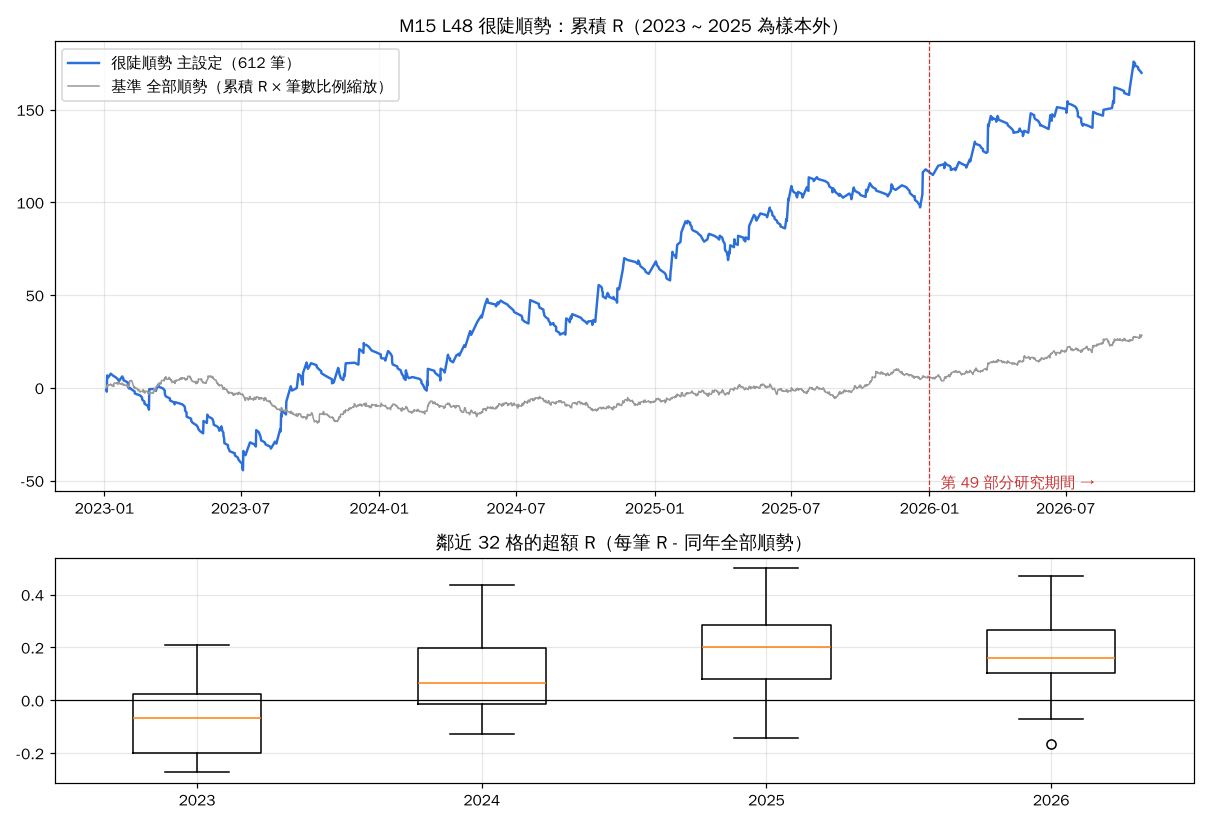

Write Python code to recreate this figure.
"""第五十部分：很陡順勢的樣本外驗證（2023 ~ 2025），參數完全不改。

資料：data/XAUUSD_M15_2023_2026.csv（M15，2023/1/3 ~ 2026/10/9；和 M1 重採樣的 2026 重疊部分收盤完全一致）。
第 49 部分全部只用 2026/1 ~ 10 → 2023、2024、2025 是沒看過的資料。
事先固定要驗證的東西
  主設定（49j）：L48、EWMA z(cosθ) W=1000 ≤ −2、順勢、1.5 ATR 停損、48 根出場
  鄰近 32 格（49j）：L 48/56/64/96 × SMA/EWMA × W 500/1000 × 門檻 −1.5/−2
  對照：μ|a|（49e：SMA W500 L48 ≤ −2）、滑（49f：SMA W500 L48 z(ln μ) ≤ −1）
  基準：同 L 每根都順勢、同樣出場
z 在整段資料上連續計算，交易依進場年份分組。
"""
import numpy as np
import pandas as pd
from load import load
from part49_friction import features, tst
from part49e_mua_detail import backtest
from part49g_zwin_m5 import z_sma, z_ewm

PATH = "data/XAUUSD_M15_2023_2026.csv"
YEARS = [2023, 2024, 2025, 2026]


def summ(T):
    if len(T) < 5:
        return dict(n=len(T))
    m, t, _ = tst(T.R.to_numpy())
    p = T.pnl
    eq = p.cumsum()
    dd = (eq - np.maximum.accumulate(np.maximum(eq, 0))).min()
    return dict(n=len(T), R=m, t=t, win=(p > 0).mean(), pf=p[p > 0].sum() / -p[p < 0].sum(), usd=p.mean(),
                tot=p.sum(), dd=dd, top10=p.nlargest(10).sum() / p.sum() if p.sum() > 0 else np.nan)


def fmt(s, base=None):
    if "R" not in s:
        return f"n={s['n']:3d}"
    ex = f" 超{s['R'] - base:+.2f}" if base is not None else ""
    return (f"n={s['n']:3d} 勝{s['win']:.0%} {s['R']:+.3f}R(t={s['t']:+.1f}){ex} PF{s['pf']:.2f} "
            f"每筆{s['usd']:+6.2f} 總{s['tot']:+6.0f} DD{s['dd']:5.0f}")


def by_year(T):
    return {y: T[T.entry_time.dt.year == y] for y in YEARS} | {"23-25": T[T.entry_time.dt.year <= 2025]}


def main():
    df = load(PATH)
    out = ["第五十部分：很陡順勢 樣本外驗證（參數不改）", f"資料 {df.index.min()} ~ {df.index.max()}，{len(df)} 根 M15", ""]
    Fs, bases, basesT = {}, {}, {}
    for L in (48, 56, 64, 96):
        F = features(df, L)
        Fs[L] = F
        valid = F.a.notna() & F.atr.notna() & (F.dir.fillna(0) != 0)
        B = backtest(df, F, valid, L)
        basesT[L] = B
        bases[L] = {k: (v.R.mean() if len(v) else np.nan) for k, v in by_year(B).items()}

    def run(L, x, zf, w, thr):
        F = Fs[L]
        valid = F.a.notna() & F.atr.notna() & (F.dir.fillna(0) != 0)
        return backtest(df, F, valid & (zf(x, w) <= thr), L)

    F = Fs[48]
    main_T = run(48, F.cos, z_ewm, 1000, -2.0)
    main_T.to_csv("part50_trades_main.csv", index=False, float_format="%.4f")
    rules = {
        "主設定 很陡 EWMA W1000 ≤−2": main_T,
        "很陡 SMA W500 ≤−2（49 最好那格）": run(48, F.cos, z_sma, 500, -2.0),
        "μ|a| SMA W500 ≤−2（49e t=3.0）": run(48, np.log(F.mu) + np.log(F.a.abs().clip(lower=1e-6)), z_sma, 500, -2.0),
        "滑 z(ln μ) SMA W500 ≤−1（49f）": run(48, np.log(F.mu), z_sma, 500, -1.0),
    }
    out.append("===== 各規則逐年（L48；超額 = 每筆 R − 同年基準）=====")
    out.append("基準 全部順勢 L48：")
    for k, v in by_year(basesT[48]).items():
        out.append(f"  {k}: {fmt(summ(v))}")
    for name, T in rules.items():
        out.append(f"{name}：")
        for k, v in by_year(T).items():
            out.append(f"  {k}: {fmt(summ(v), bases[48][k])}")
    out.append("")

    # 鄰近 32 格
    rows = []
    for L in (48, 56, 64, 96):
        x = Fs[L].cos
        for zn, zf in (("EWMA", z_ewm), ("SMA", z_sma)):
            for w in (500, 1000):
                for thr in (-1.5, -2.0):
                    T = run(L, x, zf, w, thr)
                    for k, v in by_year(T).items():
                        s = summ(v)
                        if "R" in s:
                            rows.append(dict(L=L, z=zn, W=w, thr=thr, per=k, n=s["n"], R=s["R"], ex=s["R"] - bases[L][k],
                                             pf=s["pf"], tot=s["tot"]))
    G = pd.DataFrame(rows)
    G.to_csv("part50_grid.csv", index=False, float_format="%.4f")
    out.append("===== 鄰近 32 格（很陡）逐年彙總 =====")
    agg = G.groupby("per").agg(格數=("R", "size"), R正比例=("R", lambda v: (v > 0).mean()), 平均R=("R", "mean"),
                               超額正比例=("ex", lambda v: (v > 0).mean()), 平均超額=("ex", "mean"),
                               最差超額=("ex", "min"), PF大於1比例=("pf", lambda v: (v > 1).mean()), 平均筆數=("n", "mean"))
    out.append(agg.reindex(["2023", "2024", "2025", "23-25", "2026"] if False else [2023, 2024, 2025, "23-25", 2026]).round(3).to_string())
    out.append("")
    out.append("各 L 的 2023-25 平均超額 / 2026 平均超額：")
    for L in (48, 56, 64, 96):
        a = G[(G.L == L) & (G.per == "23-25")].ex
        b = G[(G.L == L) & (G.per == 2026)].ex
        out.append(f"  L={L}: 23-25 {a.mean():+.3f}（正 {(a > 0).mean():.0%}） | 2026 {b.mean():+.3f}（正 {(b > 0).mean():.0%}）")
    out.append("")
    out.append("基準 全部順勢 各 L 逐年每筆 R：")
    for L in (48, 56, 64, 96):
        out.append(f"  L={L}: " + "  ".join(f"{k} {v:+.3f}" for k, v in bases[L].items()))
    txt = "\n".join(out)
    print(txt)
    with open("results_part50.txt", "w") as fh:
        fh.write(txt + "\n")

    import matplotlib
    matplotlib.use("Agg")
    import matplotlib.pyplot as plt
    plt.rcParams["font.family"] = "WenQuanYi Zen Hei"
    plt.rcParams["axes.unicode_minus"] = False
    fig, ax = plt.subplots(2, 1, figsize=(11, 7.5), gridspec_kw={"height_ratios": [2, 1]})
    ax[0].plot(main_T.exit_time, main_T.R.cumsum(), color="#2a6fdb", lw=1.6, label=f"很陡順勢 主設定（{len(main_T)} 筆）")
    B = basesT[48]
    ax[0].plot(B.exit_time, B.R.cumsum() * len(main_T) / len(B), color="#999", lw=1,
               label="基準 全部順勢（累積 R × 筆數比例縮放）")
    ax[0].axvline(pd.Timestamp("2026-01-01"), color="#c33", ls="--", lw=0.8)
    ax[0].text(pd.Timestamp("2026-01-10"), ax[0].get_ylim()[0], " 第 49 部分研究期間 →", color="#c33", va="bottom")
    ax[0].set_title("M15 L48 很陡順勢：累積 R（2023 ~ 2025 為樣本外）")
    ax[0].legend(loc="upper left")
    ax[0].grid(alpha=0.3)
    piv = G[G.per.isin(YEARS)].groupby("per").ex.apply(list)
    ax[1].boxplot([piv[y] for y in YEARS], tick_labels=[str(y) for y in YEARS])
    ax[1].axhline(0, color="k", lw=0.8)
    ax[1].set_title("鄰近 32 格的超額 R（每筆 R - 同年全部順勢）")
    ax[1].grid(alpha=0.3)
    fig.tight_layout()
    fig.savefig("part50_oos.png", dpi=110)


if __name__ == "__main__":
    main()
